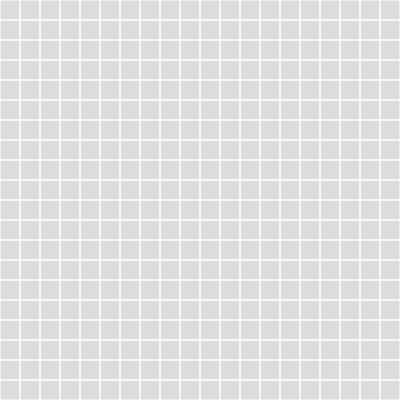
Frame 1 (no input)
Frame 2 (the mouse pressed at the canvas centre, redrawn once): identical to frame 1, image omitted

The p5.js sketch that drew this single still picture (run headless with seeded random() and noise() and a simulated clock; the mouse was pressed at the canvas centre and the sketch redrawn once):

// p5.js sketch
// ── sketch.js
let grid = [];
let w  = 20;
let cols, rows;

function setup() {
	createCanvas(400, 400);
	//calculate the amount of columns by dividing the width of the canvas by the size of the cells
	cols = floor(width / w);
	rows = floor(height / w);

	for(let i = 0; i < rows; i++){
		for(let j = 0; j < cols; j++){
			let cell = new Cell(j, i, w);
			grid.push(cell);
		}
	}

	noLoop();

}

function draw() {
	background(220);

	for(let i = 0; i < grid.length; i++){
		grid[i].show();
	}

}

// ── cell.js
class Cell {
  constructor(posX, posY, width) {
    this.posX = posX;
    this.posY = posY;
    this.width = width;
    this.sides = [true, true, true, true];
  }

  show(){
    console.log('original x' + this.posX);
    let x = this.posX * this.width;
    console.log('x positions:' + x);
    let y = this.posY * this.width;
    stroke(255);

    if(this.sides[0]){
      line(x, y, x + w, y);
    }
    if(this.sides[1]){
      line(x + w, y, x + w, y + w);
    }
    if(this.sides[2]){
      line(x + w, y + w, x, y + w);
    }
    if(this.sides[3]){
      line(x, y + w, x, y);
    }
  }
}
